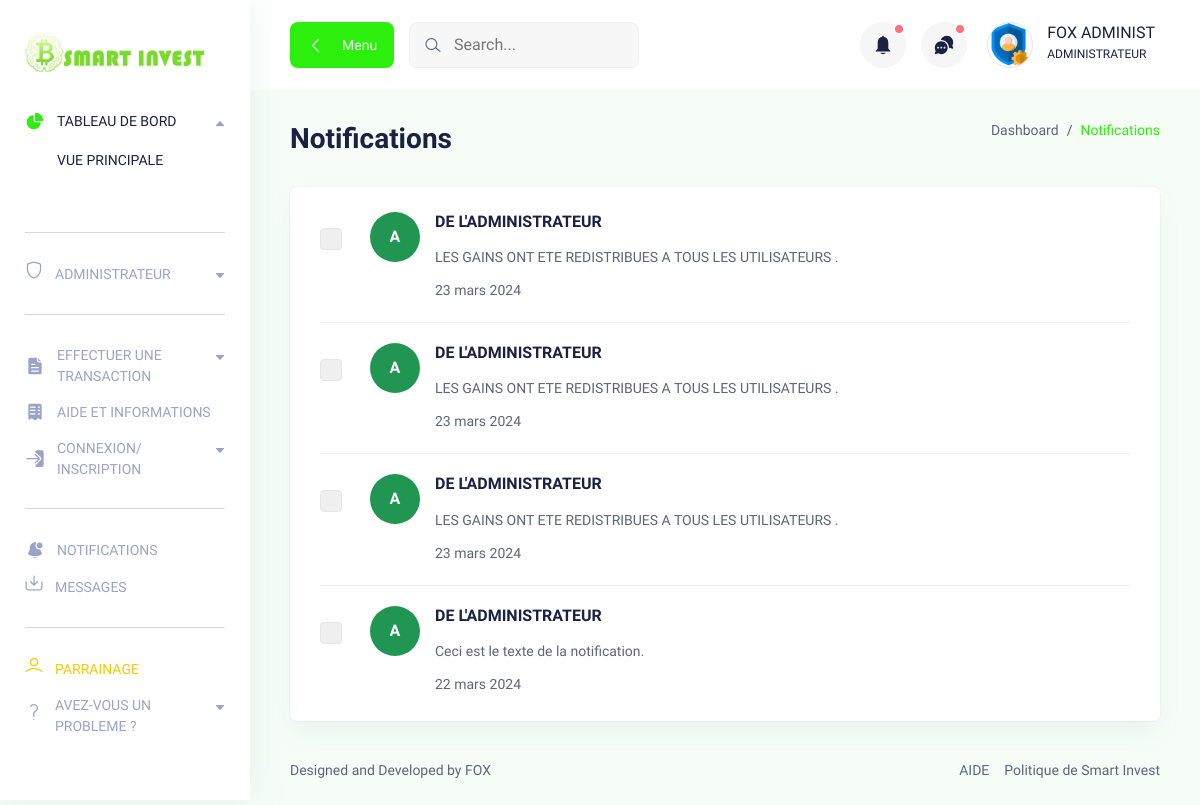
The app's page /notifications/ (signed in) with its own data.
### ComptesSmart/models.py (models this page shows, shortened)
class Utilisateur(AbstractUser):
    username = models.CharField(max_length=13, unique=True)
    email = models.EmailField(null=True,blank=True)
    password = models.CharField(max_length=500)
    nom=models.CharField(max_length=200)
    ville=models.CharField(max_length=100,null=True,blank=True)
    telephone2 = models.CharField(max_length=13,null=True,blank=True)
    date=models.DateField(auto_now=True,editable=False)
    date_contrat=models.DateField(null=True,blank=True)
    is_parain = models.BooleanField(default=False,null=True,blank=True)
    codeParrainage=models.CharField(max_length=200,null=True,blank=True)
    solde=models.FloatField(null=True, blank=True,default=0)
    contrat_courant=models.ForeignKey("SmartInvestApp.Contrat",null=True, blank=True,on_delete=models.SET_NULL)
    historique_solde=models.TextField(default="")
    parrain = models.ForeignKey('self', on_delete=models.SET_NULL, null=True, blank=True, db_constraint=False)
    contrat_expire=models.BooleanField(default=False)
    from django.utils import timezone
    from datetime import timedelta

### SmartInvestApp/models.py (models this page shows, shortened)
class Notification(models.Model):
    id=models.IntegerField(auto_created=True, primary_key=True,editable=False)
    Motif=models.TextField()
    date=models.DateField(auto_now=True,editable=False)

### SmartInvestApp/views.py (the view)
# urls.py: path('notifications/',notifications,name='notifications'),
def notifications(request):
    if not request.user.is_authenticated:
        return redirect('connexion')
    notificationss=Notification.objects.all().order_by('-date')
    Messagess=Message.objects.all().order_by('-date') [:5]
    return render(request,'SmartInvestApp/notification.html',context={'notificationss' : notificationss,"Messagess" : Messagess})

### SmartInvestApp/templates/SmartInvestApp/notification.html
{% extends 'base.html' %}
{% block content %}
{% load static %}
      <div class="notification-wrapper">
        <div class="container-fluid">
          <div class="title-wrapper pt-30">
            <div class="row align-items-center">
              <div class="col-md-6">
                <div class="title">
                  <h2>Notifications</h2>
                </div>
              </div>
              <div class="col-md-6">
                <div class="breadcrumb-wrapper">
                  <nav aria-label="breadcrumb">
                    <ol class="breadcrumb">
                      <li class="breadcrumb-item">
                        <a href="#0">Dashboard</a>
                      </li>
                      <li class="breadcrumb-item active" aria-current="page">
                        Notifications
                      </li>
                    </ol>
                  </nav>
                </div>
              </div>
            </div>
          </div>
          <div class="card-style">
           {% for notif in notificationss %}
             <div class="single-notification">
               <div class="checkbox">
                 <div class="form-check checkbox-style mb-20">
                   <input class="form-check-input" type="checkbox" value="" id="checkbox-1" />
                 </div>
               </div>
               <div class="notification">
                 <div class="image success-bg">
                   <span>A</span>
                 </div>
                 <a href="#0" class="content">
                   <h6>DE L'ADMINISTRATEUR</h6>
                   <p class="text-sm text-gray">
                     {{notif.Motif}}
                   </p>
                   <span class="text-sm text-medium text-gray">{{notif.date}}</span>
                 </a>
               </div>
             </div>
           {% endfor %}
          </div>
        </div>
      </div>
      {% endblock %}

### templates/base.html (shortened to what this page needs)
<!DOCTYPE html>
<html lang="fr">
<head>
  {% load static %}
  <link rel="stylesheet" href="{% static 'assets/css/bootstrap.min.css' %}" />
  <link rel="stylesheet" href="{% static 'assets/css/lineicons.css' %}" rel="stylesheet" type="text/css" />
  <link rel="stylesheet" href="{% static 'assets/css/materialdesignicons.min.css' %}" rel="stylesheet"
    type="text/css" />
  <link rel="stylesheet" href="{% static 'assets/css/fullcalendar.css' %}" />
  <link rel="stylesheet" href="{% static 'assets/css/fullcalendar.css' %}" />
  <link rel="stylesheet" href="{% static 'assets/css/main.css' %}" />
  <link href='https://unpkg.com/boxicons@2.1.4/css/boxicons.min.css' rel='stylesheet'>
</head>
<body>
  <aside class="sidebar-nav-wrapper">
    <div class="navbar-logo">
      <a href="{% url 'index' %}">
        <img src="{% static 'assets/images/logo/LOGO.jpg' %}" width="180" alt="logo" />
      </a>
    </div>
    <nav class="sidebar-nav">
      <ul>
        <li class="nav-item nav-item-has-children">
          <a href="#0" data-bs-toggle="collapse" data-bs-target="#ddmenu_1" aria-controls="ddmenu_1"
            aria-expanded="false" aria-label="Toggle navigation">
            <span class="icon">
            </span>
            <span class="text">TABLEAU DE BORD</span>
          </a>
          <ul id="ddmenu_1" class="collapse show dropdown-nav">
            <li>
              <a href="{% url 'index' %}" class="active"> VUE PRINCIPALE </a>
            </li>
          </ul>
        </li>
        <span class="divider">
          <hr />
        </span>
        {% if user.is_superuser %}
        <li class="nav-item nav-item-has-children">
          <a href="#0" class="collapsed" data-bs-toggle="collapse" data-bs-target="#ddmenu_4" aria-controls="ddmenu_4"
            aria-expanded="false" aria-label="Toggle navigation">
            <span class="icon">
              <i class="lni lni-shield"></i>
            </span>
            <span class="text">ADMINISTRATEUR </span>
          </a>
        </li>
        <span class="divider">
          <hr />
        </span>
        {% endif %}
        <li class="nav-item nav-item-has-children">
          <a href="#0" class="collapsed" data-bs-toggle="collapse" data-bs-target="#ddmenu_2" aria-controls="ddmenu_2"
            aria-expanded="false" aria-label="Toggle navigation">
            <span class="icon">
            </span>
            <span class="text">EFFECTUER UNE TRANSACTION</span>
          </a>
        </li>
        <li class="nav-item">
          <a href="{% url 'help' %}">
            <span class="icon">
            </span>
            <span class="text">AIDE ET INFORMATIONS</span>
          </a>
        </li>
        <li class="nav-item nav-item-has-children">
          <a href="#0" class="collapsed" data-bs-toggle="collapse" data-bs-target="#ddmenu_3" aria-controls="ddmenu_3"
            aria-expanded="false" aria-label="Toggle navigation">
            <span class="icon">
            </span>
            <span class="text">CONNEXION/ <br>INSCRIPTION</span>
          </a>
        </li>
        <span class="divider">
          <hr />
        </span>
        <li class="nav-item">
          <a href="{% url 'notifications' %}">
            <span class="icon">
            </span>
            <span class="text">NOTIFICATIONS</span>
          </a>
        </li>
        <li class="nav-item">
          <a href="{% url 'messages' %}">
            <span class="icon">
              <i class="lni lni-inbox"></i>
            </span>
            <span class="text">MESSAGES</span>
          </a>
        </li>
        <span class="divider">
          <hr />
        </span>
        {% if user.is_authenticated %}
        <li class="nav-item">
          <a href="{% url 'parrainage' user.username %}">
            <span class="icon text-warning">
              <i class="lni lni-user"></i>
            </span>
            <span class="text-warning">PARRAINAGE</span>
          </a>
        </li>
        {% endif %}
        <li class="nav-item nav-item-has-children">
          <a href="#0" class="collapsed" data-bs-toggle="collapse" data-bs-target="#ddmenu_4" aria-controls="ddmenu_4"
            aria-expanded="false" aria-label="Toggle navigation">
            <span class="icon">
              <i class="lni lni-help"></i>
            </span>
            <span class="text">AVEZ-VOUS UN PROBLEME ? </span>
          </a>
        </li>
      </ul>
    </nav>
  </aside>
  <main class="main-wrapper">
    <header class="header">
      <div class="container-fluid">
        <div class="row">
          <div class="col-lg-5 col-md-5 col-6">
            <div class="header-left d-flex align-items-center">
              <div class="menu-toggle-btn mr-15">
                <button id="menu-toggle" class="main-btn primary-btn btn-hover">
                  <i class="lni lni-chevron-left me-2"></i> Menu
                </button>
              </div>
              {% if user.is_authenticated %}
              <div class="header-search d-none d-md-flex">
                <form action="#">
                  <input type="text" placeholder="Search..." />
                  <button><i class="lni lni-search-alt"></i></button>
                </form>
              </div>
              {% endif %}
            </div>
          </div>
          {% if user.is_authenticated %}
          <div class="col-lg-7 col-md-7 col-6">
            <div class="header-right">
              <div class="notification-box ml-15 d-none d-md-flex">
                <button class="dropdown-toggle" type="button" id="notification" data-bs-toggle="dropdown"
                  aria-expanded="false">
                  <span></span>
                </button>
              </div>
              <div class="header-message-box ml-15 d-none d-md-flex">
                <button class="dropdown-toggle" type="button" id="message" data-bs-toggle="dropdown"
                  aria-expanded="false">
                  <span></span>
                </button>
              </div>
              <div class="profile-box ml-15">
                <button class="dropdown-toggle bg-transparent border-0" type="button" id="profile"
                  data-bs-toggle="dropdown" aria-expanded="false">
                  <div class="profile-info">
                    <div class="info">
                      <div class="image">
                        {% if user.is_superuser %}
                        <img src="{% static 'assets/images/profile/admin.png' %}" alt="" />
                        {% else %}
                        <img src="{% static 'assets/images/profile/profile-image.png' %}" alt="" />
                        {% endif %}
                      </div>
                      <div>
                        <h6 class="fw-500">{{user.nom}}</h6>
                        {% if user.is_superuser %}
                        <p>ADMINISTRATEUR</p>
                        {% else %}
                        <p>INVESTISSEUR</p>
                        {% endif %}
                      </div>
                    </div>
                  </div>
                </button>
              </div>
            </div>
          </div>
          {% endif %}
        </div>
      </div>
    </header>
    {% block content %}
    {% endblock %}
    <footer class="footer">
      <div class="container-fluid">
        <div class="row">
          <div class="col-md-6 order-last order-md-first">
            <div class="copyright text-center text-md-start">
              <p class="text-sm">
                Designed and Developed by
                <a href="https://fox-s.netlify.app" rel="nofollow" target="_blank">
                  FOX
                </a>
              </p>
            </div>
          </div>
          <div class="col-md-6">
            <div class="terms d-flex justify-content-center justify-content-md-end">
              <a href="#0" class="text-sm">AIDE</a>
              <a href="{% url 'politique' %}" class="text-sm ml-15">Politique de Smart Invest</a>
            </div>
          </div>
        </div>
      </div>
    </footer>
  </main>
</body>
</html>

### SmartInvestApp/static/assets/css/fullcalendar.css (style rules this page uses)
:root { --fc-daygrid-event-dot-width:8px;--fc-list-event-dot-width:10px;--fc-list-event-hover-bg-color:#f5f5f5 }

### records on screen
Utilisateur: nom "FOX ADMINIST"
Notification: Motif "LES GAINS ONT ETE REDISTRIBUES A TOUS LES UTILISATEURS .", date "23 mars 2024"
Notification: Motif "LES GAINS ONT ETE REDISTRIBUES A TOUS LES UTILISATEURS .", date "23 mars 2024"
Notification: Motif "LES GAINS ONT ETE REDISTRIBUES A TOUS LES UTILISATEURS .", date "23 mars 2024"
Notification: Motif "Ceci est le texte de la notification.", date "22 mars 2024"
